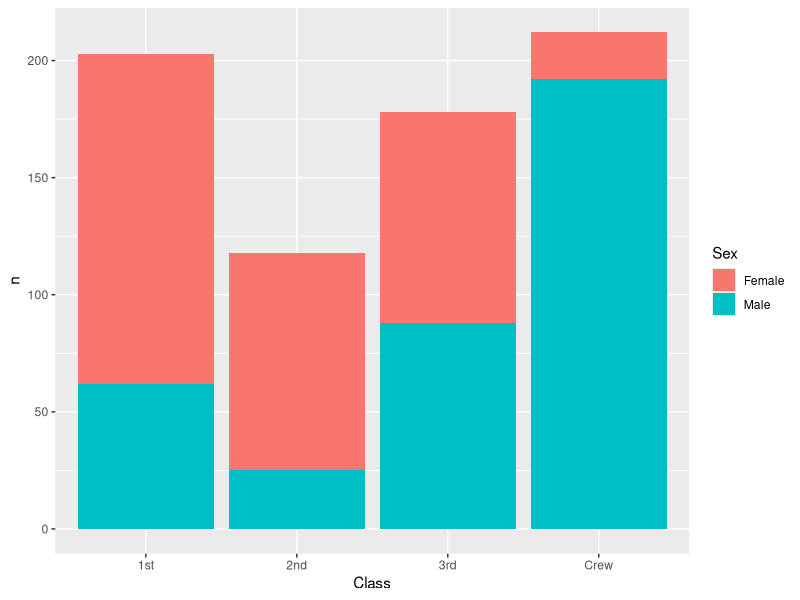
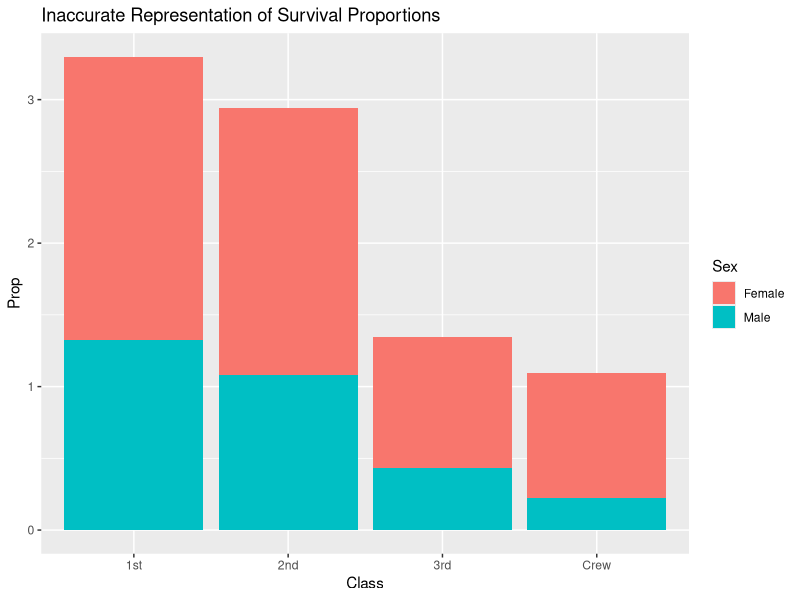
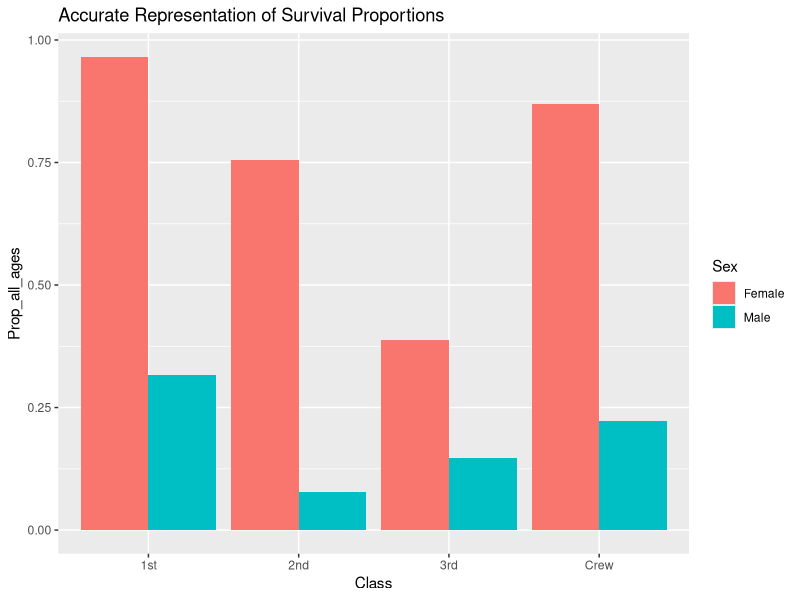
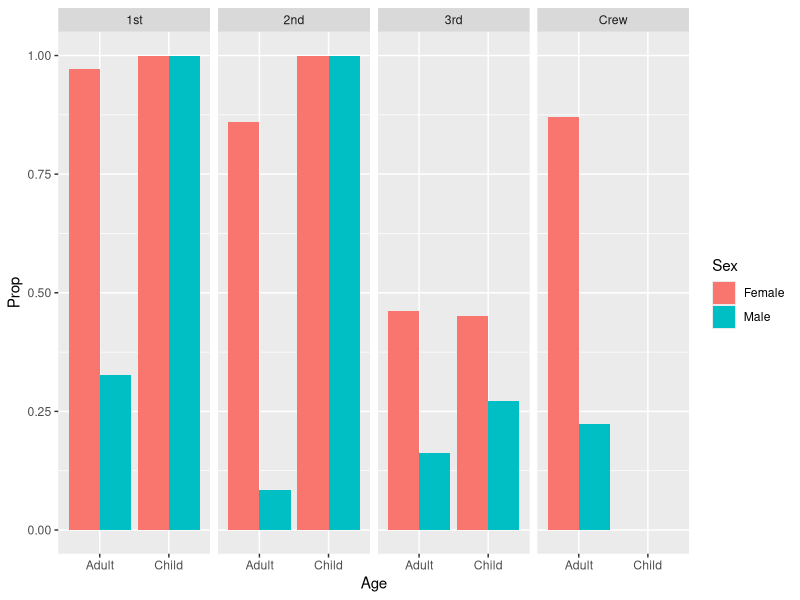

The R source for these figures, in order:
## ---- chunk 1
library(tidyverse)

df_titanic <- as_tibble(Titanic)
## ---- chunk 2
## TASK: Perform a `glimpse` of df_titanic
glimpse(df_titanic)
## ---- chunk 3
## NOTE: No need to edit! We'll cover how to
## do this calculation in a later exercise.
df_titanic %>% summarize(total = sum(n))
## ---- chunk 4
## TASK: Visualize counts against `Class` and `Sex`
df_titanic %>%
  filter(Survived == "Yes") %>%
    ggplot() +
    geom_col(aes(x = Class, y = n, fill = Sex))
## ---- chunk 5
## NOTE: No need to edit! We'll cover how to
## do this calculation in a later exercise.
df_prop <-
  df_titanic %>%
  group_by(Class, Sex, Age) %>%
  mutate(
    Total = sum(n),
    Prop = n / Total
  ) %>%
  ungroup()
df_prop
## ---- chunk 6
df_prop %>%
  filter(Survived == "Yes") %>%
    ggplot() +
    geom_col(aes(x = Class, y = Prop, fill = Sex)) +
    ggtitle("Inaccurate Representation of Survival Proportions")
## ---- chunk 7
df_prop_all_ages <-
  df_titanic %>%
  group_by(Class, Sex) %>%
  mutate(
    Total = sum(n),
    Prop_all_ages = n / Total
  ) %>%
  ungroup()
df_prop

df_prop_all_ages %>%
  filter(Survived == "Yes") %>%
    ggplot() +
    geom_col(aes(x = Class, y = Prop_all_ages, fill = Sex),
             position = "dodge") +
    ggtitle("Accurate Representation of Survival Proportions")
## ---- chunk 8
df_prop %>%
  filter(Survived == "Yes") %>%
  ggplot() +
    geom_col(aes(x = Age, y = Prop, fill = Sex),
             position = "dodge") +
    facet_grid(. ~ Class)
